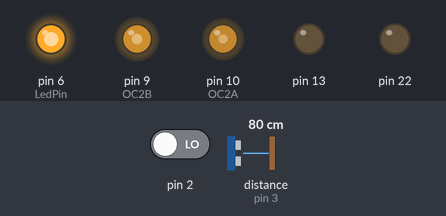
Simulated run of this sketch. Board: Arduino Uno, built with avr-gcc and run on an emulated ATmega328P. Parts: output pins drawn as LEDs (lit = HIGH). Wiring (inferred from the names in the program): ultrasonic range finder: trigger pin 4; echo pin 3. The inputs (shaded band) are chosen by the test bench; at power-on: pin 2 LOW, distance to the obstacle (sensor on pin 3) 80 cm. The echo pulse lasts 58.3 µs per cm; pins used as bus, display or sensor lines are not drawn.

Above: at 0.1 s.
At 1.1 s:
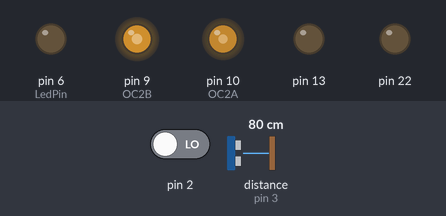
Timing chart, 0 to 2.6 s (numbered marks = the images above):
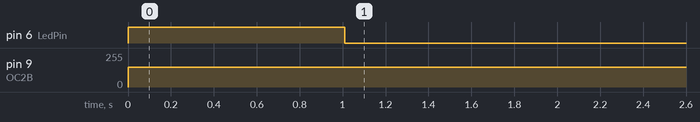

The sketch:

ard_full2.ino
```cpp
#include <PID_v1.h>

//pwm read interupt
volatile int pwm_value = 0;
volatile int pwm_temp_value = 0;
volatile int prev_time = 0;

//PIN definitions
const int PWMreadpin = 0; //Digital PIN 2
const int echoPin = 3;
const int trigPin = 4;
const int MuxPin = 5;
const int LedPin = 6;

//Output pin variable
bool MuxOut = false;

//PING sensor variables
long duration, distance;

//serial read variables
double incoming[] = {0,0,0};
double Ztarget = 0;

//PID output variables
double rollOut = 0;
double pitchOut = 0;
double thrustOut = 0;

//SET PID constants
double thrustSetpoint;

double rollP = 4;
double rollI = 1;
double rollD = 0.1;
double pitchP = 4;
double pitchI = 1;
double pitchD = 0.1;
double thrustP = 1 , thrustI = 1, thrustD = 0.1;
double Setpoint = 100;
double Setpoint70 = 70;

//SET PID output limits //124 = min 249 = max
//161 = 1300 211 = 1700
//186 = 1500 173 = 1400 148 = 1200
const int rolllow = 173;
const int rollhigh = 199;
const int pitchlow = 173;
const int pitchhigh = 199;
const int thrustlow = 148;
const int thrusthigh = 173;

//Serial Loss of Communication Detection Variables
double lastreceivetime = 0;
double timedifference = 0;

//consturct PID loops
PID rollPID(&incoming[0], &rollOut, &Setpoint, rollP, rollI, rollD, DIRECT);
PID pitchPID(&incoming[1], &pitchOut, &Setpoint70, pitchP, pitchI, pitchD, REVERSE);
PID thrustPID(&Ztarget, &thrustOut, &thrustSetpoint, thrustP, thrustI, thrustD, REVERSE);


void setup() {
  // put your setup code here, to run once:

  Serial.begin(9600);
  attachInterrupt(PWMreadpin, change, CHANGE); //PWMreadpin 0 = PIN 2
  pinMode(MuxPin, OUTPUT);
  rollPID.SetOutputLimits(rolllow, rollhigh);
  pitchPID.SetOutputLimits(pitchlow, pitchhigh);
  thrustPID.SetOutputLimits(thrustlow, thrusthigh);

  rollPID.SetMode(AUTOMATIC);
  pitchPID.SetMode(AUTOMATIC);
  thrustPID.SetMode(AUTOMATIC);
  pinMode(trigPin, OUTPUT);
  pinMode(echoPin, INPUT);

  pinMode(LedPin, OUTPUT);


/*
   pinMode(11,OUTPUT); //OC4C???
   pinMode(12,OUTPUT);
   TCCR0A= _BV(COM0A1) | _BV(COM0B1) | _BV(WGM01) | _BV(WGM00) ; // fast PWM
   TCCR0B = _BV(CS02) | _BV(CS00) ; //lowest freq value mulitplier
   OCR0A = 31; //max value: 2ms
   OCR0B = 15; //min value: 1ms
*/

 // Set PB1/2 as outputs.
 //I think these are on timer 1, and using phase correct PWM (second one)
  DDRB |= (1 << DDB5) | (1 << DDB6);

  TCCR1A = (1 << COM1A1) | (1 << COM1B1) | (1 << WGM10);
  TCCR1B =  (1 << CS11)| (1 << CS10); //480ish Hz


  OCR1B = 23; //pin 12 (YAW = 1500)
  //test
  OCR1A = 240;
  OCR1B = 120;


   pinMode(9,OUTPUT); //OC2B
   pinMode(10,OUTPUT); //OC2A
   //TCCR2A= _BV(COM2A1) | _BV(COM2B1) | _BV(WGM20); // phase correct PWM
   TCCR2A= _BV(COM2A1) | _BV(COM2B1) | _BV(WGM21) | _BV(WGM20); // fast PWM
   TCCR2B = _BV(CS22) | _BV(CS20); //second lowest freq value mulitplier (480hz)
   //TCCR2B = _BV(CS22) | _BV(CS20) | _BV(CS21); //lowest freq value mulitplier (61 Hz)
   OCR2A = 120; //max value: 2ms
   OCR2B = 240; //min value: 1ms
}

void loop() {
  // put your main code here, to run repeatedly:
  //Serial.println(pwm_value)

  if (pwm_value < 1500 ) {
    // manual mode
    MuxOut = false;
    digitalWrite(MuxPin, MuxOut);
  }

  else {
    // auto mode
    MuxOut = true;
    digitalWrite(MuxPin, MuxOut);

  }


  while (Serial.available() >= 3) {

    for (int i = 0; i < 3; i++) {
      incoming[i] = Serial.read();
      lastreceivetime = micros();
    }
  }
  Ztarget = incoming[2];

 timedifference = micros() - lastreceivetime;


  if (incoming[2] == 255 || timedifference > 100000 ) {//[ || timedifference > 1000000

    //digitalWrite(MuxPin, LOW);
    ReadPingSensor();
    Ztarget = distance;
    //SET Thrust PID parameters for Ultrasonic
    thrustPID.SetControllerDirection(DIRECT);
    thrustSetpoint = 100;
    thrustP = .5;
    thrustI = .5;
    thrustD = 0.05;


  }
  else {
   // digitalWrite(MuxPin, HIGH);
  //SET Thrust PID for RPi Size (incoming[2])
    thrustPID.SetControllerDirection(REVERSE);
    thrustSetpoint = 30;
    thrustP = 1;
    thrustI = 1;
    thrustD = 0.1;

    rollPID.Compute();
    pitchPID.Compute();
    thrustPID.Compute();

  }

 // rollPID.Compute();
 // pitchPID.Compute();
 // thrustPID.Compute();

   if (incoming[2] == 255 || timedifference > 1000000) { //|| timedifference > 1000000
    //rollOut = 186; //=1497
    //pitchOut = 186;

    rollOut = 186; //low high test
    pitchOut = 186;

    digitalWrite(LedPin, LOW);

  }
  else{
    digitalWrite(LedPin, HIGH);
  }


  // pin 9            0-255, want to be 15 -31
  OCR2A = rollOut;
  // pin 10
  OCR2B = pitchOut;
  // pin 11
  OCR1A = thrustOut;//thrustOut;


}

//interrupt servie routine
void change() {

pwm_temp_value = micros()-prev_time;
prev_time = micros();
if(pwm_temp_value < 2500){
  pwm_value = pwm_temp_value;
}
}

//measure sonar distance
void ReadPingSensor() {

  digitalWrite(trigPin, HIGH);
  delayMicroseconds(10); // Added this line
  digitalWrite(trigPin, LOW);
  duration = pulseIn(echoPin, HIGH);
  distance = (duration / 2) / 29.1;


}
```

Measured:
- by itself, pin 6 (LedPin): LOW → HIGH at 0.00 s, → LOW 1.0 s later
- by itself, pin 9 (OC2B): 0/255 → 148/255 at 0.00 s
